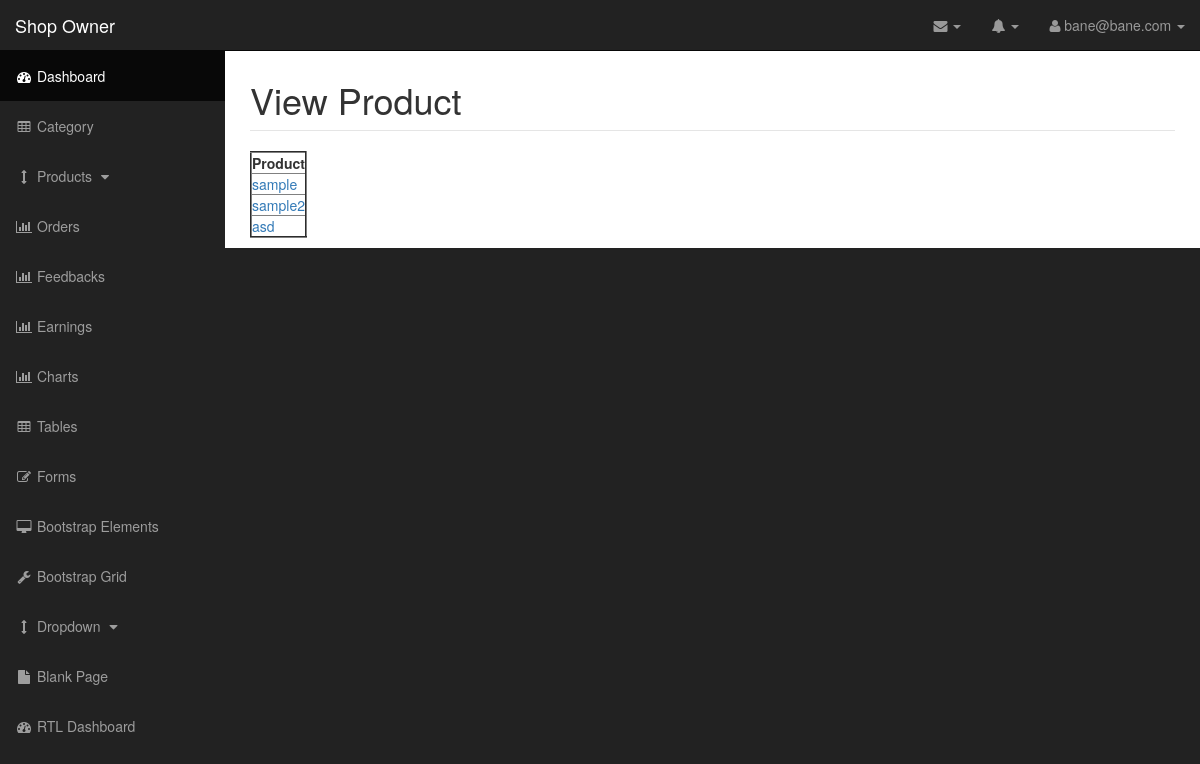
The page /shopowner/product/view/ (signed in) on the database as committed earlier.
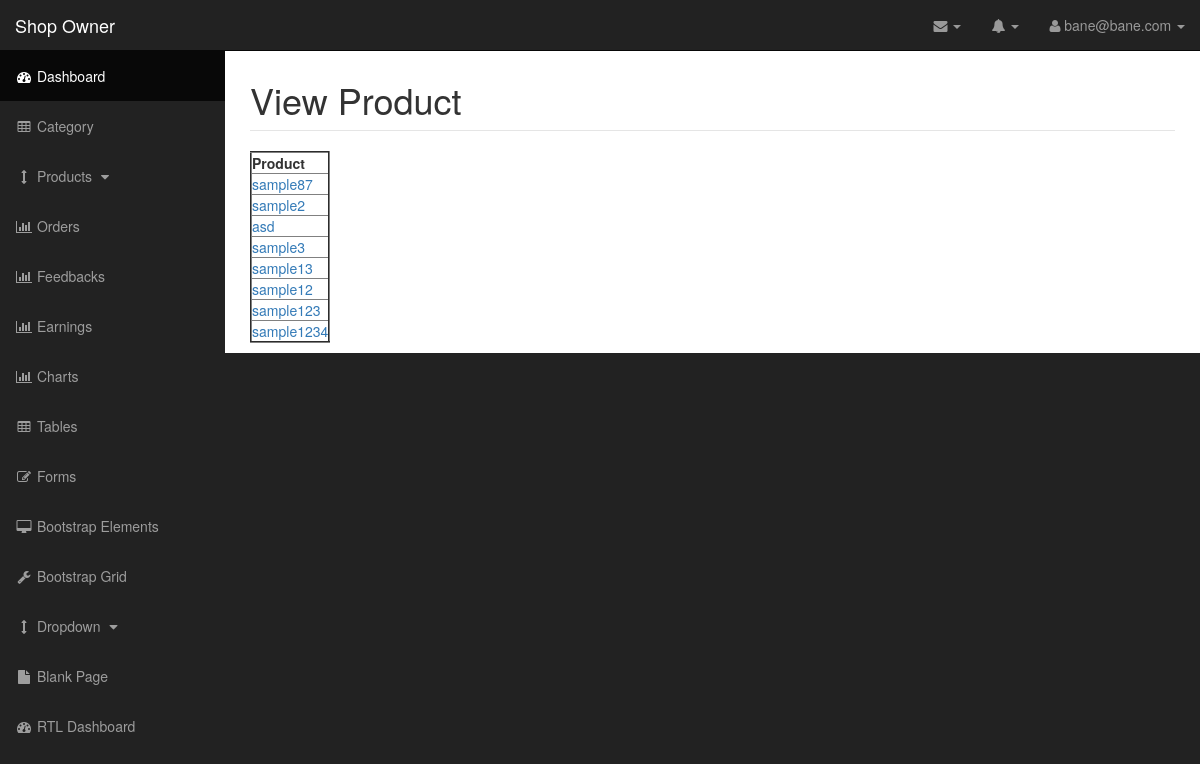
The same page on the database as committed later.
### app/models.py (models this page shows, shortened)
class MyUser(AbstractBaseUser, PermissionsMixin):
    USERNAME_FIELD = 'email'
    email = models.EmailField(unique=True)
    fname = models.CharField(max_length=120, null=True, blank=True)
    lname = models.CharField(max_length=120, null=True, blank=True)
    is_Customer = models.BooleanField(default=False)
    is_ShopOwner = models.BooleanField(default=False)
    is_staff = models.BooleanField(default=False)
    is_active = models.BooleanField(default=True)
    is_admin = models.BooleanField(default=False)
    class Meta:
        ordering = ['email']
    object = MyUserManager()

class Product(models.Model):
    is_active = models.BooleanField(default=True)
    cid = models.ForeignKey(Category, null=True, blank=True)
    owner = models.ForeignKey(MyUser)
    pname = models.CharField(max_length=120)
    description = models.TextField(max_length=500)
    dateadded = models.DateTimeField(default=timezone.now())
    sex = models.ForeignKey(Gender, null=True, blank=True)
    shop = models.ForeignKey(Shop, null=True, blank=True)

### app/views.py (the view)
# urls.py: url(r'^shopowner/product/view/$', 'app.views.sview_product', name='sview_product'),
def sview_product(request):
	if request.user.is_ShopOwner:
		shopowner = MyUser.object.get(pk=request.user.id)
		product = Product.objects.filter(owner=shopowner, is_active=True)
		return render(request, 'shopowner/viewproduct.html', {'product': product, 'shopowner': shopowner})

### app/templates/shopowner/viewproduct.html (shortened to what this page needs)
{%extends 'shopowner/shopowner.html'%}
{%block content %}
<h1>View Product</h1>
<legend></legend>
<table border=2>
	<thead>
		<tr>
			<th>Product</th>
	</thead>
	{%for product in product%}
	<tr>
		<td><a href="/shopowner/product/view/{{product.id}}">{{product.pname}}</a></td>
	{%endfor%}
</table>
{%endblock%}

### app/templates/shopowner/shopowner.html (shortened to what this page needs)
<!DOCTYPE html>
{%load staticfiles%}
<html lang="en">
<head>
    <link href="{% static "css/bootstrap.min.css" %}" rel="stylesheet">
    <link href="{% static "css/sb-admin.css" %}" rel="stylesheet">
    <link href="{% static "css/plugins/morris.css" %}" rel="stylesheet">
    <link href="{% static "font-awesome/css/font-awesome.min.css" %}" rel="stylesheet" type="text/css">
</head>
<body>
    <div id="wrapper">
        <nav class="navbar navbar-inverse navbar-fixed-top" role="navigation">
            <div class="navbar-header">
                <a class="navbar-brand" href="/shopowner/dashboard/">Shop Owner</a>
            </div>
            <ul class="nav navbar-right top-nav">
                <li class="dropdown">
                    <a href="#" class="dropdown-toggle" data-toggle="dropdown"><i class="fa fa-envelope"></i> <b class="caret"></b></a>
                </li>
                <li class="dropdown">
                    <a href="#" class="dropdown-toggle" data-toggle="dropdown"><i class="fa fa-bell"></i> <b class="caret"></b></a>
                </li>
                <li class="dropdown">
                    <a href="#" class="dropdown-toggle" data-toggle="dropdown"><i class="fa fa-user"></i> {{shopowner.email}} <b class="caret"></b></a>
                </li>
            </ul>
            <div class="collapse navbar-collapse navbar-ex1-collapse">
                <ul class="nav navbar-nav side-nav">
                    <li class="active">
                        <a href="/shopowner/dashboard/"><i class="fa fa-fw fa-dashboard"></i> Dashboard</a>
                    </li>
                    <li>
                        <a href="/shopowner/category/"><i class="fa fa-fw fa-table"></i> Category</a>
                    </li>
                    <li>
                        <a href="javascript:;" data-toggle="collapse" data-target="#addproduct"><i class="fa fa-fw fa-arrows-v"></i> Products <i class="fa fa-fw fa-caret-down"></i></a>
                    </li>
                     <li>
                        <a href="charts.html"><i class="fa fa-fw fa-bar-chart-o"></i> Orders</a>
                    </li>
                     <li>
                        <a href="charts.html"><i class="fa fa-fw fa-bar-chart-o"></i> Feedbacks</a>
                    </li>
                    <li>
                        <a href="charts.html"><i class="fa fa-fw fa-bar-chart-o"></i> Earnings</a>
                    </li>
                    <li>
                        <a href="charts.html"><i class="fa fa-fw fa-bar-chart-o"></i> Charts</a>
                    </li>
                    <li>
                        <a href="tables.html"><i class="fa fa-fw fa-table"></i> Tables</a>
                    </li>
                    <li>
                        <a href="forms.html"><i class="fa fa-fw fa-edit"></i> Forms</a>
                    </li>
                    <li>
                        <a href="bootstrap-elements.html"><i class="fa fa-fw fa-desktop"></i> Bootstrap Elements</a>
                    </li>
                    <li>
                        <a href="bootstrap-grid.html"><i class="fa fa-fw fa-wrench"></i> Bootstrap Grid</a>
                    </li>
                    <li>
                        <a href="javascript:;" data-toggle="collapse" data-target="#demo"><i class="fa fa-fw fa-arrows-v"></i> Dropdown <i class="fa fa-fw fa-caret-down"></i></a>
                    </li>
                    <li>
                        <a href="blank-page.html"><i class="fa fa-fw fa-file"></i> Blank Page</a>
                    </li>
                    <li>
                        <a href="index-rtl.html"><i class="fa fa-fw fa-dashboard"></i> RTL Dashboard</a>
                    </li>
                </ul>
            </div>
        </nav>
        <div id="page-wrapper">
            <div class="container-fluid">
                {%block content%} {%endblock%}
        </div>
    </div>
</body>
</html>

### app/static/css/sb-admin.css (style rules this page uses)
body { margin-top: 100px; background-color: #222; }
@media (min-width:768px) { body { margin-top: 50px; } }
#wrapper { padding-left: 0; }
#page-wrapper { width: 100%; padding: 0; background-color: #fff; }
@media (min-width:768px) { #wrapper { padding-left: 225px; } }
@media (min-width:768px) { #page-wrapper { padding: 10px; } }
.top-nav { padding: 0 15px; }
.top-nav>li { display: inline-block; float: left; }
.top-nav>li>a { padding-top: 15px; padding-bottom: 15px; line-height: 20px; color: #999; }
@media (min-width:768px) { .side-nav { position: fixed; top: 51px; left: 225px; width: 225px; margin-left: -225px; border: none; border-radius: 0; overflow-y: auto; background-color: #222; bottom: 0; overflow-x: hidden; padding-bottom: 40px; } }
@media (min-width:768px) { .side-nav>li>a { width: 225px; } }

Rows that differ between the two databases and show on the page:
changed Product: pname "sample" → "sample87"
added Product: pname "sample3"
added Product: pname "sample13"
added Product: pname "sample12"
added Product: pname "sample123"
added Product: pname "sample1234"
